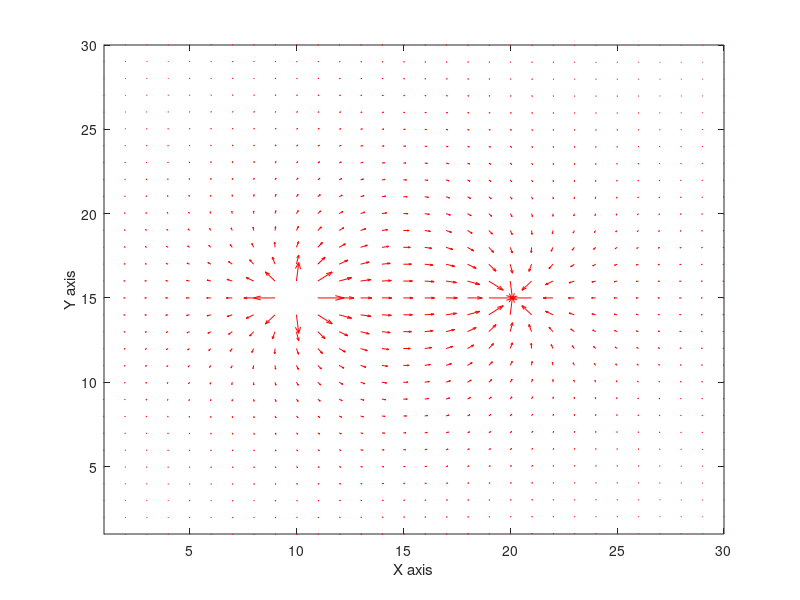

The MATLAB source for this figure:
% Field size
nx = 30;
ny = 30;
xx = linspace(1,nx,nx);
yy = linspace(1,ny,ny);
[XX, YY] = meshgrid(xx, yy);


% source parameters
m_so = 1;
x_so = 20;
y_so = 15;

% sink parameters
m_si = -1;
x_si = 10;
y_si = 15;

Vx = zeros(nx, ny);
Vy = zeros(nx, ny);

for y = 1:1:nx
  for x = 1:1:ny
   r_so = sqrt((x-x_so)^2 + (y-y_so)^2);
   r_si = sqrt((x-x_si)^2 + (y-y_si)^2);
   Vx(y, x) = m_si*(x-x_so)/(2*pi*r_so^2) + m_so*(x-x_si)/(2*pi*r_si^2);
   Vy(y, x) = m_si*(y-y_so)/(2*pi*r_so^2) + m_so*(y-y_si)/(2*pi*r_si^2);
  endfor
endfor

figure(1, 'position',[1000,500,1000,1000]);
quiver(Vx, Vy, 'r-');
xlim([min(xx) max(xx)]);
ylim([min(yy) max(yy)]);
xlabel('X axis');
ylabel('Y axis');
